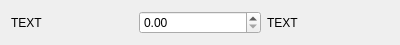
<?xml version="1.0" encoding="UTF-8"?>
<ui version="4.0">
 <class>Input_Element6</class>
 <widget class="QDialog" name="Input_Element6">
  <property name="geometry">
   <rect>
    <x>0</x>
    <y>0</y>
    <width>400</width>
    <height>43</height>
   </rect>
  </property>
  <property name="windowTitle">
   <string>Dialog</string>
  </property>
  <layout class="QHBoxLayout" name="horizontalLayout">
   <item>
    <widget class="QLabel" name="Label">
     <property name="text">
      <string>TEXT</string>
     </property>
    </widget>
   </item>
   <item>
    <widget class="QDoubleSpinBox" name="DoubleSpinBox"/>
   </item>
   <item>
    <widget class="QLabel" name="Label_">
     <property name="text">
      <string>TEXT</string>
     </property>
    </widget>
   </item>
  </layout>
 </widget>
 <resources/>
 <connections/>
</ui>
